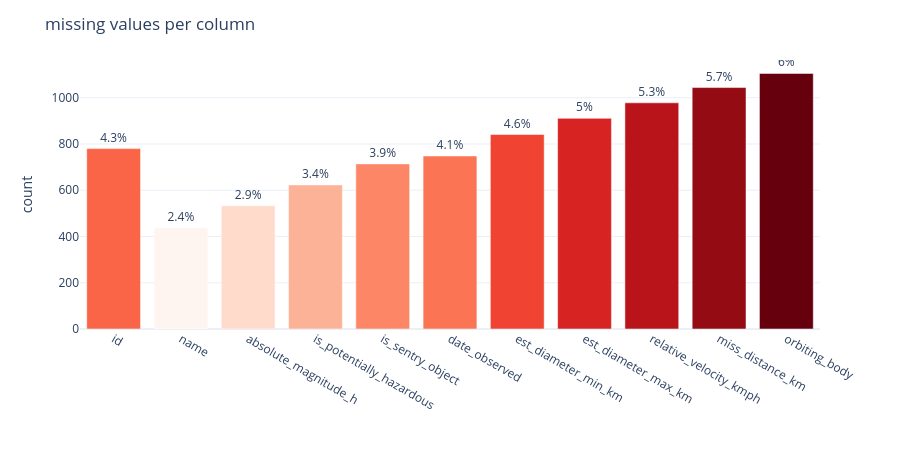

Notebook cell for this chart:
### Markdown cell above
### diagnosing the damage

from `.info()` we can already see that every column has been cast to `object` type, which means all our numeric columns got turned into text. lets visualize the extent of the damage to understand exactly what we're dealing with

### Code cell
import plotly.express as px
import plotly.graph_objects as go
from plotly.subplots import make_subplots

# how many missing/null values per column?
missing = dirty.isna().sum().reset_index()
missing.columns = ["column", "missing_count"]
missing["pct"] = (missing["missing_count"] / len(dirty) * 100).round(1)

fig = px.bar(
    missing, x="column", y="missing_count",
    text="pct",
    title="missing values per column",
    labels={"missing_count": "count", "column": ""},
    color="missing_count",
    color_continuous_scale="reds",
)
fig.update_traces(texttemplate="%{text}%", textposition="outside")
fig.update_layout(
    template="plotly_white",
    coloraxis_showscale=False,
    height=450,
    margin=dict(t=60, b=40),
    font=dict(size=12),
)
fig.show()

### Figure 1 — Plotly figure (JSON) as saved in the notebook; plotly's stock layout.template omitted (floating-point values rounded to 4 significant figures)
{"data": [{"hovertemplate": "=%{x}<br>count=%{marker.color}<br>pct=%{text}<extra></extra>", "legendgroup": "", "marker": {"color": [780, 438, 533, 623, 714, 748, 841, 911, 978, 1044, 1105], "coloraxis": "coloraxis", "pattern": {"shape": ""}}, "name": "", "orientation": "v", "showlegend": false, "text": [4.3, 2.4, 2.9, 3.4, 3.9, 4.1, 4.6, 5.0, 5.3, 5.7, 6.0], "textposition": "outside", "texttemplate": "%{text}%", "type": "bar", "x": ["id", "name", "absolute_magnitude_h", "is_potentially_hazardous", "is_sentry_object", "date_observed", "est_diameter_min_km", "est_diameter_max_km", "relative_velocity_kmph", "miss_distance_km", "orbiting_body"], "xaxis": "x", "y": [780, 438, 533, 623, 714, 748, 841, 911, 978, 1044, 1105], "yaxis": "y"}], "layout": {"barmode": "relative", "coloraxis": {"colorbar": {"title": {"text": "count"}}, "colorscale": [[0, "rgb(255,245,240)"], [0.125, "rgb(254,224,210)"], [0.25, "rgb(252,187,161)"], [0.375, "rgb(252,146,114)"], [0.5, "rgb(251,106,74)"], [0.625, "rgb(239,59,44)"], [0.75, "rgb(203,24,29)"], [0.875, "rgb(165,15,21)"], [1, "rgb(103,0,13)"]], "showscale": false}, "font": {"size": 12}, "height": 450, "legend": {"tracegroupgap": 0}, "margin": {"b": 40, "t": 60}, "title": {"text": "missing values per column"}, "xaxis": {"anchor": "y", "domain": [0, 1], "title": {"text": ""}}, "yaxis": {"anchor": "x", "domain": [0, 1], "title": {"text": "count"}}}}
